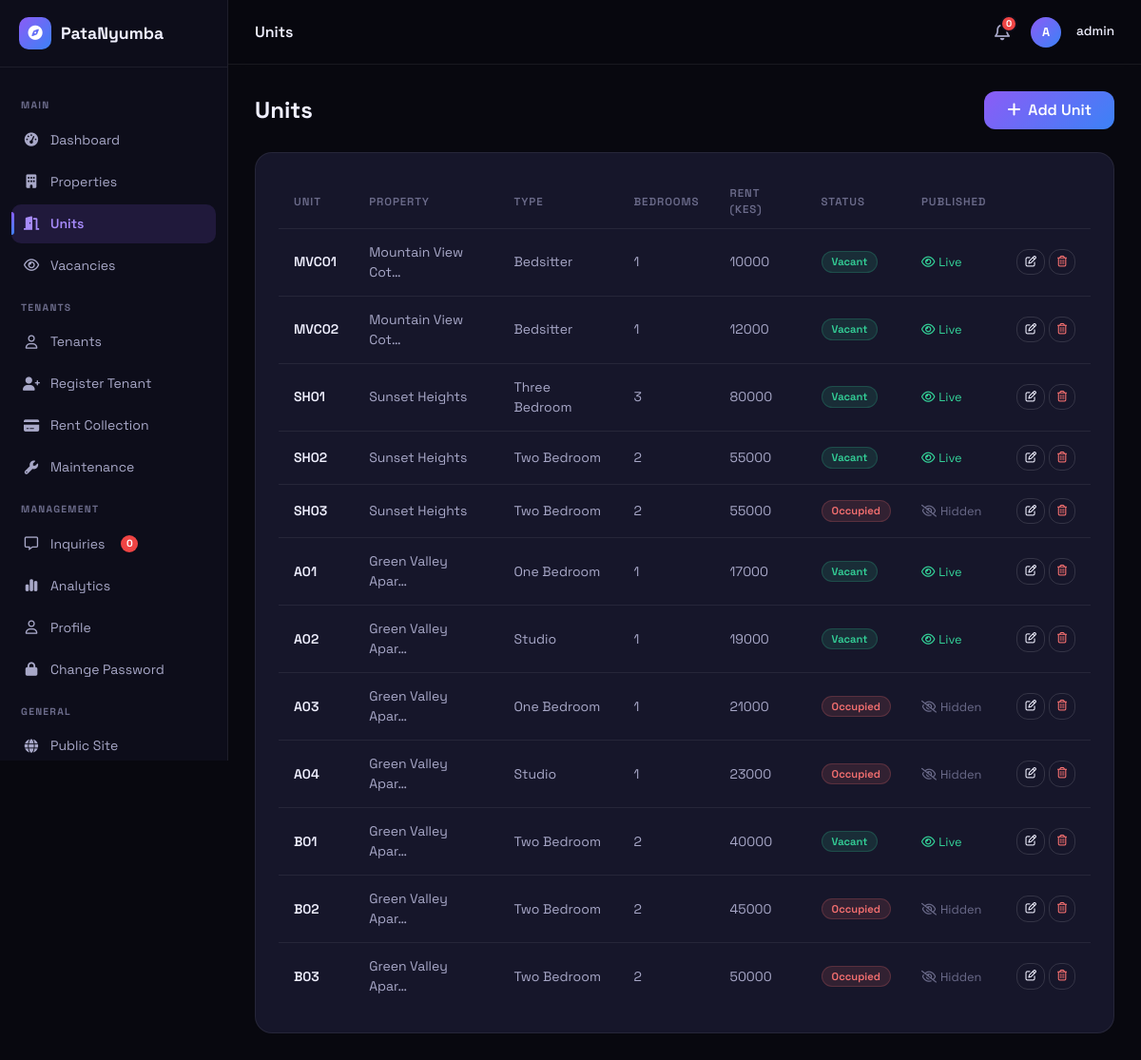
The app's page /units/ (signed in), older data.
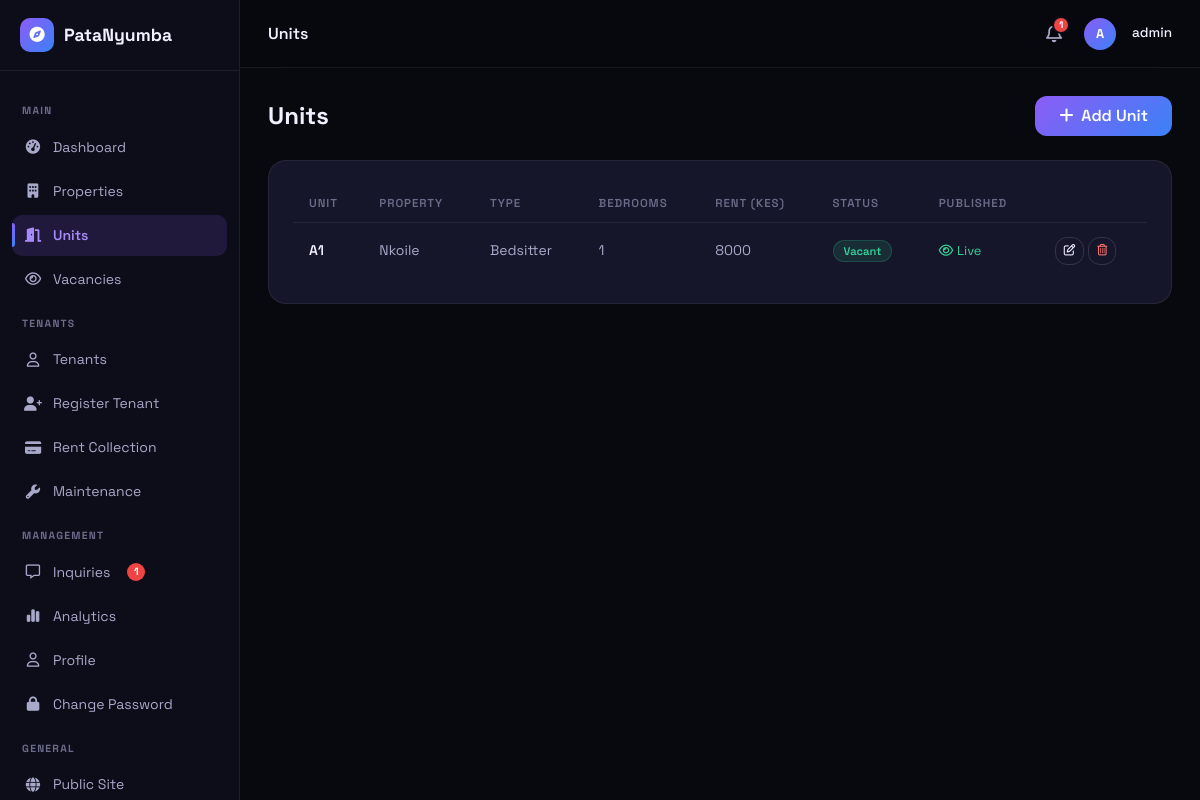
The same page, newer data.
### units/models.py (models this page shows, shortened)
class Unit(models.Model):
    HOUSE_TYPES = (
        ('bedsitter', 'Bedsitter'),
        ('one_bedroom', 'One Bedroom'),
        ('two_bedroom', 'Two Bedroom'),
        ('three_bedroom', 'Three Bedroom'),
        ('four_bedroom', 'Four Bedroom'),
        ('studio', 'Studio'),
    )
    STATUS_CHOICES = (
        ('vacant', 'Vacant'),
        ('occupied', 'Occupied'),
    )
    property = models.ForeignKey('properties.Property', on_delete=models.CASCADE, related_name='units')
    unit_number = models.CharField(max_length=50)
    house_type = models.CharField(max_length=20, choices=HOUSE_TYPES)
    bedrooms = models.IntegerField(default=1)
    bathrooms = models.IntegerField(default=1)
    monthly_rent = models.DecimalField(max_digits=10, decimal_places=2)
    deposit = models.DecimalField(max_digits=10, decimal_places=2, null=True, blank=True)
    floor = models.IntegerField(default=1)
    description = models.TextField(blank=True)
    status = models.CharField(max_length=20, choices=STATUS_CHOICES, default='vacant')
    available_from = models.DateField(null=True, blank=True)
    image = models.ImageField(upload_to='unit_images/', blank=True)
    image_2 = models.ImageField(upload_to='unit_images/', blank=True)
    image_3 = models.ImageField(upload_to='unit_images/', blank=True)
    created_at = models.DateTimeField(auto_now_add=True)
    updated_at = models.DateTimeField(auto_now=True)
    class Meta:
        ordering = ['property', 'unit_number']

### properties/models.py (models this page shows, shortened)
class Property(models.Model):
    owner = models.ForeignKey(User, on_delete=models.CASCADE, related_name='properties')
    name = models.CharField(max_length=200)
    description = models.TextField()
    county = models.CharField(max_length=100)
    town = models.CharField(max_length=100)
    estate = models.CharField(max_length=200, blank=True)
    address = models.CharField(max_length=255, blank=True)
    latitude = models.DecimalField(max_digits=9, decimal_places=6, null=True, blank=True)
    longitude = models.DecimalField(max_digits=9, decimal_places=6, null=True, blank=True)
    image = models.ImageField(upload_to='properties/', blank=True, null=True)
    created_at = models.DateTimeField(auto_now_add=True)
    updated_at = models.DateTimeField(auto_now=True)
    class Meta:
        verbose_name_plural = 'properties'
        ordering = ['-created_at']

### units/views.py (the view)
# urls.py: path('', views.unit_list, name='list'),
@login_required
def unit_list(request):
    units = Unit.objects.filter(property__owner=request.user).select_related('property')
    return render(request, 'units/list.html', {'units': units, 'active_tab': 'units'})

### dashboard/context_processors.py (called while the page is built)
def unread_inquiries(request):
    if request.user.is_authenticated and request.user.profile.role == 'landlord':
        count = Inquiry.objects.filter(unit__property__owner=request.user, is_read=False).count()
        recent = Inquiry.objects.filter(unit__property__owner=request.user, is_read=False).select_related('unit', 'unit__property').order_by('-created_at')[:5]
        return {'unread_count': count, 'recent_inquiries': recent}
    return {'unread_count': 0, 'recent_inquiries': []}

### templates/units/list.html (shortened to what this page needs)
{% extends 'dashboard/base_dashboard.html' %}
{% block db_title %}Units{% endblock %}
{% block dashboard_content %}
<div class="d-flex justify-content-between align-items-center mb-4">
    <h4 class="fw-bold mb-0">Units</h4>
    <a href="{% url 'units:create' %}" class="bgrd btn px-4 py-2"><i class="fa-solid fa-plus me-1"></i> Add Unit</a>
</div>
{% if units %}
<div class="gc p-4">
    <div class="table-responsive">
        <table class="db-table">
            <thead>
                <tr>
                    <th>Unit</th>
                    <th>Property</th>
                    <th>Type</th>
                    <th>Bedrooms</th>
                    <th>Rent (KES)</th>
                    <th>Status</th>
                    <th>Published</th>
                    <th></th>
                </tr>
            </thead>
            <tbody>
                {% for unit in units %}
                <tr>
                    <td style="font-weight:600;color:var(--tx)">{{ unit.unit_number }}</td>
                    <td>{{ unit.property.name|truncatechars:18 }}</td>
                    <td>{{ unit.get_house_type_display }}</td>
                    <td>{{ unit.bedrooms }}</td>
                    <td>{{ unit.monthly_rent|floatformat:0 }}</td>
                    <td>
                        {% if unit.status == 'vacant' %}
                        <span class="badge-vacant">Vacant</span>
                        {% else %}
                        <span class="badge-occupied">Occupied</span>
                        {% endif %}
                    </td>
                    <td>
                        {% if unit.status == 'vacant' %}
                        <span style="color:#34d399;font-size:.8rem"><i class="fa-regular fa-eye me-1"></i>Live</span>
                        {% else %}
                        <span style="color:var(--tx3);font-size:.8rem"><i class="fa-regular fa-eye-slash me-1"></i>Hidden</span>
                        {% endif %}
                    </td>
                    <td>
                        <div class="d-flex gap-1">
                            <a href="{% url 'units:update' unit.pk %}" class="boc btn py-1 px-2" style="font-size:.72rem"><i class="fa-regular fa-pen-to-square"></i></a>
                            <a href="{% url 'units:delete' unit.pk %}" class="boc btn py-1 px-2" style="font-size:.72rem;color:#f87171" onclick="return confirm('Delete this unit?')"><i class="fa-regular fa-trash-can"></i></a>
                        </div>
                    </td>
                </tr>
                {% endfor %}
            </tbody>
        </table>
    </div>
</div>
{% endif %}
{% endblock %}

### templates/dashboard/base_dashboard.html (shortened to what this page needs)
<!DOCTYPE html>
<html lang="en" id="htmlRoot">
<head>
    <link href="/static/css/bootstrap.min.css" rel="stylesheet">
    <link href="/static/css/all.min.css" rel="stylesheet">
    <link href="/static/css/style.css" rel="stylesheet">
</head>
<body>
    <div class="db-sidebar" id="dbSidebar">
        <div class="db-logo">
            <div class="logo-i"><i class="fa-solid fa-compass"></i></div>
            <span>PataNyumba</span>
        </div>
        <div class="db-nav">
            <div class="db-nav-section">Main</div>
            <a href="{% url 'dashboard:overview' %}" class="db-nl {% if active_tab == 'overview' %}active{% endif %}"><i class="fa-solid fa-gauge-high"></i> Dashboard</a>
            <a href="{% url 'properties:list' %}" class="db-nl {% if active_tab == 'properties' %}active{% endif %}"><i class="fa-solid fa-building"></i> Properties</a>
            <a href="{% url 'units:list' %}" class="db-nl {% if active_tab == 'units' %}active{% endif %}"><i class="fa-solid fa-door-open"></i> Units</a>
            <a href="{% url 'units:vacancies' %}" class="db-nl {% if active_tab == 'vacancies' %}active{% endif %}"><i class="fa-regular fa-eye"></i> Vacancies</a>
            <div class="db-nav-section">Tenants</div>
            <a href="{% url 'tenants:list' %}" class="db-nl {% if active_tab == 'tenants' %}active{% endif %}"><i class="fa-regular fa-user"></i> Tenants</a>
            <a href="{% url 'tenants:register' %}" class="db-nl"><i class="fa-solid fa-user-plus"></i> Register Tenant</a>
            <a href="{% url 'tenants:rent_collection' %}" class="db-nl {% if active_tab == 'rent' %}active{% endif %}"><i class="fa-solid fa-credit-card"></i> Rent Collection</a>
            <a href="{% url 'tenants:maintenance_list' %}" class="db-nl {% if active_tab == 'maintenance' %}active{% endif %}"><i class="fa-solid fa-wrench"></i> Maintenance</a>
            <div class="db-nav-section">Management</div>
            <a href="{% url 'dashboard:inquiries' %}" class="db-nl {% if active_tab == 'inquiries' %}active{% endif %}"><i class="fa-regular fa-message"></i> Inquiries <span style="display:inline-flex;align-items:center;justify-content:center;min-width:18px;height:18px;border-radius:9px;background:#ef4444;color:#fff;font-size:.65rem;font-weight:700;padding:0 5px;margin-left:6px;line-height:1">{{ unread_count }}</span></a>
            <a href="{% url 'dashboard:overview' %}" class="db-nl"><i class="fa-solid fa-chart-simple"></i> Analytics</a>
            <a href="{% url 'accounts:profile' %}" class="db-nl {% if active_tab == 'profile' %}active{% endif %}"><i class="fa-regular fa-user"></i> Profile</a>
            <a href="{% url 'accounts:change_password' %}" class="db-nl"><i class="fa-solid fa-lock"></i> Change Password</a>
            <div class="db-nav-section">General</div>
            <a href="{% url 'website:home' %}" class="db-nl"><i class="fa-solid fa-globe"></i> Public Site</a>
        </div>
    </div>
    <div class="db-top">
        <div style="font-weight:600">{% block db_title %}Dashboard{% endblock %}</div>
        <div class="ms-auto d-flex align-items-center gap-3">
            <div style="position:relative;display:inline-block">
                <button onclick="document.getElementById('notifDrop').classList.toggle('show')" style="background:none;border:none;color:var(--tx2);font-size:1.15rem;cursor:pointer;padding:6px;display:flex;align-items:center;border-radius:50px;transition:background .2s" onmouseenter="this.style.background='var(--bd)'" onmouseleave="this.style.background='transparent'">
                    <i class="fa-regular fa-bell"></i>
                    <span style="position:absolute;top:-2px;right:-2px;min-width:18px;height:18px;border-radius:9px;background:#ef4444;color:#fff;font-size:.6rem;font-weight:700;display:flex;align-items:center;justify-content:center;padding:0 4px;border:2px solid var(--bg2);line-height:1">{{ unread_count }}</span>
                </button>
            </div>
            <div class="db-avatar">{{ user.username|first|upper }}</div>
            <span style="font-size:.85rem;font-weight:500">{{ user.username }}</span>
        </div>
    </div>
    <div class="db-main">
        <div class="db-content">
            {% block dashboard_content %}{% endblock %}
        </div>
    </div>
</body>
</html>

### static/css/style.css (style rules this page uses)
:root { --bg: #08080f; --bg2: #0d0d1a; --bg3: #12121f; --sf: #16162a; --bd: rgba(255, 255, 255, 0.07); --bd2: rgba(255, 255, 255, 0.13); --tx: #f0f0ff; --tx2: #a8a8c8; --tx3: #6b6b8a; --pur: #8b5cf6; --blu: #3b82f6; --grad: linear-gradient(135deg, #8b5cf6, #3b82f6); --nav: 68px; --dsb: 240px; }
*, *::before, *::after { box-sizing: border-box; }
html { scroll-behavior: smooth; }
body { font-family: "Space Grotesk", sans-serif; background: var(--bg); color: var(--tx); overflow-x: hidden; transition: background 0.3s, color 0.3s; }
a { text-decoration: none; color: inherit; }
.gc { background: var(--sf); border: 1px solid var(--bd); border-radius: 18px; transition: 0.3s; }
.bgrd { background: var(--grad); border: none; color: #fff; font-family: "Space Grotesk", sans-serif; font-weight: 600; border-radius: 12px; transition: 0.25s; cursor: pointer; }
.boc { background: transparent; border: 1px solid var(--bd2); color: var(--tx); font-family: "Space Grotesk", sans-serif; font-weight: 500; border-radius: 12px; transition: 0.25s; cursor: pointer; }
.logo-i { width: 34px; height: 34px; background: var(--grad); border-radius: 10px; display: flex; align-items: center; justify-content: center; color: #fff; font-size: 0.95rem; flex-shrink: 0; }
.db-top { position: fixed; top: 0; left: var(--dsb); right: 0; height: var(--nav); background: rgba(8, 8, 15, 0.85); backdrop-filter: blur(20px); border-bottom: 1px solid var(--bd); z-index: 900; display: flex; align-items: center; padding: 0 28px; gap: 16px; transition: left 0.3s; }
.db-avatar { width: 32px; height: 32px; border-radius: 50%; background: var(--grad); display: flex; align-items: center; justify-content: center; color: #fff; font-size: 0.8rem; font-weight: 700; flex-shrink: 0; }
.db-sidebar { position: fixed; top: 0; left: 0; width: var(--dsb); height: 100vh; background: var(--bg2); border-right: 1px solid var(--bd); z-index: 950; display: flex; flex-direction: column; overflow: hidden; transition: 0.3s; }
.db-logo { padding: 18px 20px; border-bottom: 1px solid var(--bd); display: flex; align-items: center; gap: 10px; font-size: 1.1rem; font-weight: 700; color: var(--tx); }
.db-nav { flex: 1; padding: 16px 12px; overflow-y: auto; }
.db-nav-section { font-size: 0.65rem; font-weight: 700; text-transform: uppercase; letter-spacing: 0.12em; color: var(--tx3); padding: 0 10px; margin: 16px 0 8px; }
.db-nl { display: flex; align-items: center; gap: 11px; padding: 10px 12px; border-radius: 10px; font-size: 0.875rem; color: var(--tx2); margin-bottom: 3px; cursor: pointer; border: none; width: 100%; background: transparent; font-family: "Space Grotesk", sans-serif; text-align: left; transition: 0.2s; position: relative; }
.db-nl i { width: 18px; text-align: center; font-size: 0.9rem; }
.db-nl.active { background: rgba(139, 92, 246, 0.15); color: #a78bfa; font-weight: 600; }
.db-nl.active::before { content: ""; position: absolute; left: 0; top: 20%; bottom: 20%; width: 3px; background: var(--grad); border-radius: 0 3px 3px 0; }
.db-main { margin-left: var(--dsb); padding-top: var(--nav); min-height: 100vh; }
.db-content { padding: 28px; }
.db-table { width: 100%; border-collapse: collapse; }
.db-table th { font-size: 0.72rem; font-weight: 600; text-transform: uppercase; letter-spacing: 0.08em; color: var(--tx3); padding: 10px 16px; border-bottom: 1px solid var(--bd); text-align: left; }
.db-table td { padding: 14px 16px; border-bottom: 1px solid var(--bd); font-size: 0.875rem; color: var(--tx2); }
.db-table tr:last-child td { border-bottom: none; }
.badge-vacant { display: inline-block; padding: 2px 10px; border-radius: 100px; font-size: 0.7rem; font-weight: 600; background: rgba(52, 211, 153, 0.12); color: #34d399; border: 1px solid rgba(52, 211, 153, 0.2); }

Row changes from the older to the newer data that the page shows:
removed Unit: unit_number "MVC01", property.name "Mountain View Cot…", house_type "Bedsitter", bedrooms "1", monthly_rent "10000", status "Vacant"
removed Unit: unit_number "MVC02", property.name "Mountain View Cot…", house_type "Bedsitter", bedrooms "1", monthly_rent "12000", status "Vacant"
removed Unit: unit_number "SH01", property.name "Sunset Heights", house_type "Three Bedroom", bedrooms "3", monthly_rent "80000", status "Vacant"
removed Unit: unit_number "SH02", property.name "Sunset Heights", house_type "Two Bedroom", bedrooms "2", monthly_rent "55000", status "Vacant"
removed Unit: unit_number "SH03", property.name "Sunset Heights", house_type "Two Bedroom", bedrooms "2", monthly_rent "55000", status "Occupied"
removed Unit: unit_number "A01", property.name "Green Valley Apar…", house_type "One Bedroom", bedrooms "1", monthly_rent "17000", status "Vacant"
removed Unit: unit_number "A02", property.name "Green Valley Apar…", house_type "Studio", bedrooms "1", monthly_rent "19000", status "Vacant"
removed Unit: unit_number "A03", property.name "Green Valley Apar…", house_type "One Bedroom", bedrooms "1", monthly_rent "21000", status "Occupied"
removed Unit: unit_number "A04", property.name "Green Valley Apar…", house_type "Studio", bedrooms "1", monthly_rent "23000", status "Occupied"
removed Unit: unit_number "B01", property.name "Green Valley Apar…", house_type "Two Bedroom", bedrooms "2", monthly_rent "40000", status "Vacant"
removed Unit: unit_number "B02", property.name "Green Valley Apar…", house_type "Two Bedroom", bedrooms "2", monthly_rent "45000", status "Occupied"
removed Unit: unit_number "B03", property.name "Green Valley Apar…", house_type "Two Bedroom", bedrooms "2", monthly_rent "50000", status "Occupied"
added Unit: unit_number "A1", property.name "Nkoile", house_type "Bedsitter", bedrooms "1", monthly_rent "8000", status "Vacant"
Text that changed along with them:
{{ unread_count }}: "0" → "1"
